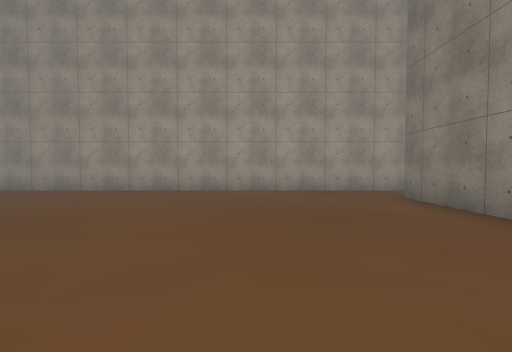
view 1 (above)

23 first-person views from a walk through a scene from a Unity 3-D project. The camera is 1.2 m above the floor, tilts 2° down and sees 90° across. The floor is counted in squares, 2 m on a side. Each view is taken from the middle of a square. On the plan, view 1 faces up. The plan holds only what a view shows up to about 9 squares ahead; the rest is blank. The place goes on beyond the plan. The player character is not drawn. Some animated figures are left out. Some surface patterns are stand-ins.

view 2
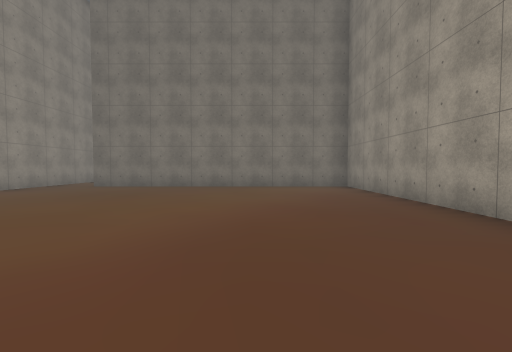

view 3
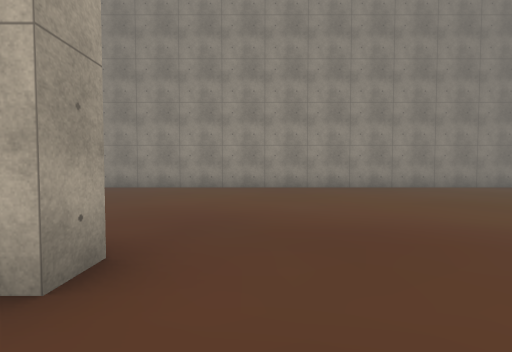

view 4
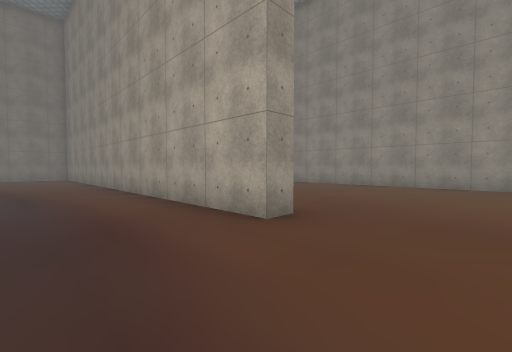

view 5
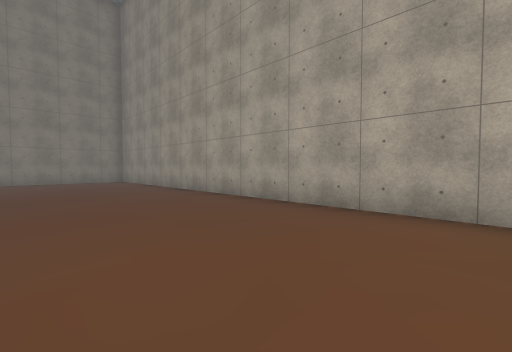

view 6
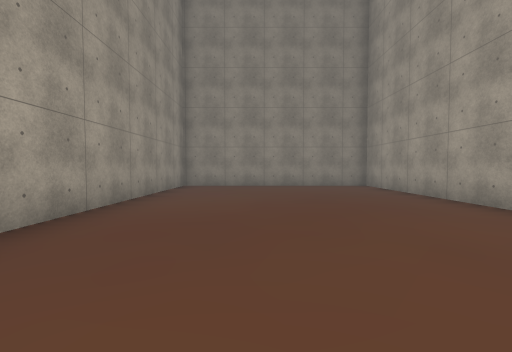

view 7
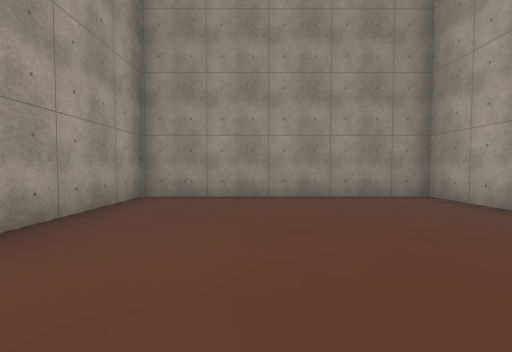

view 8
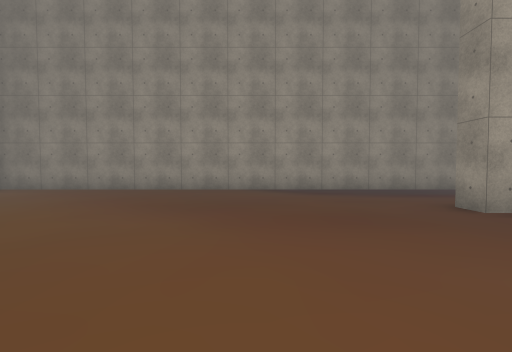

view 9
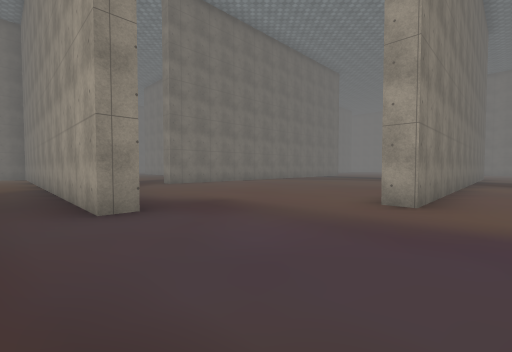

view 10
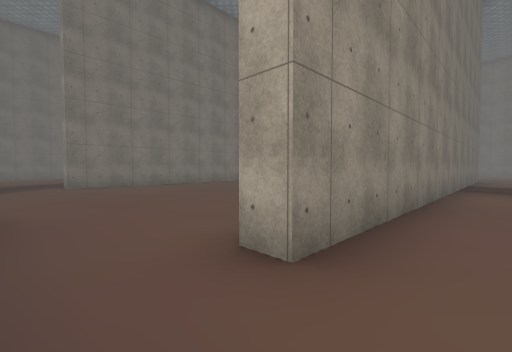

view 11
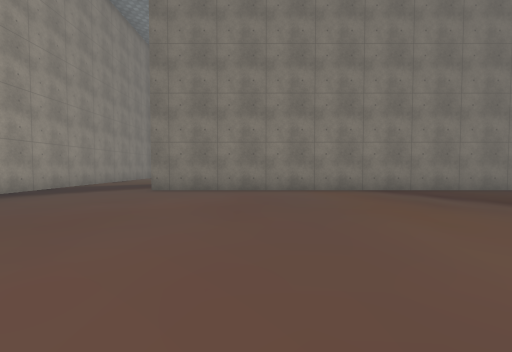

view 12
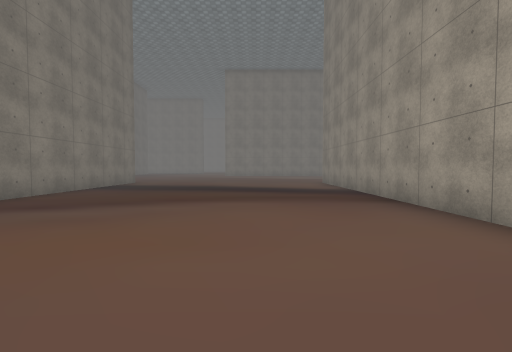

view 13
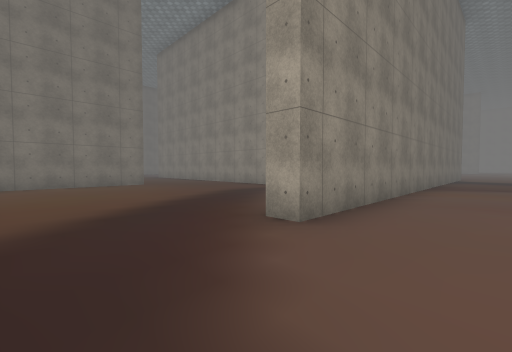

view 14
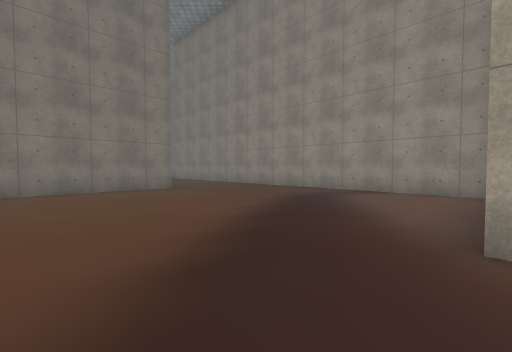

view 15
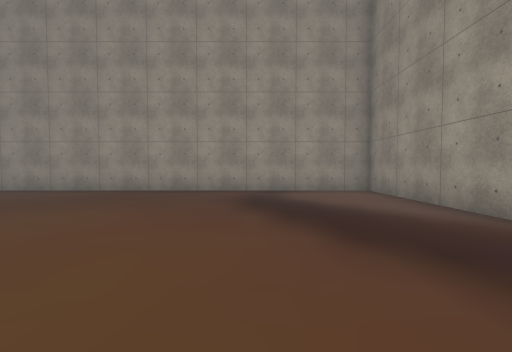

view 16
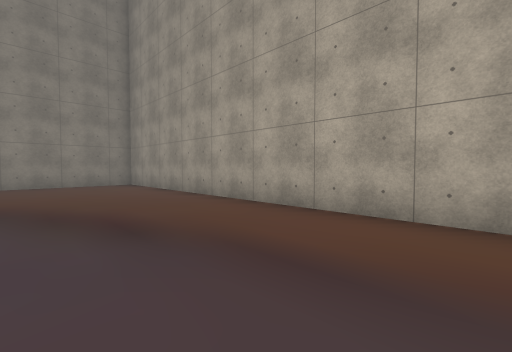

view 17
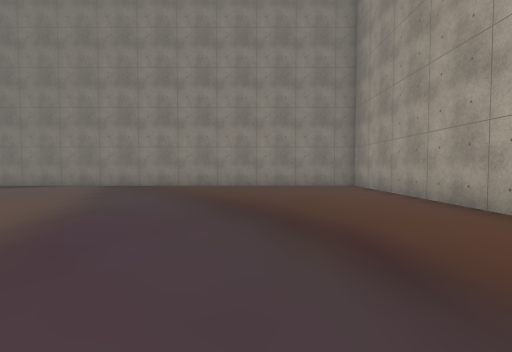

view 18
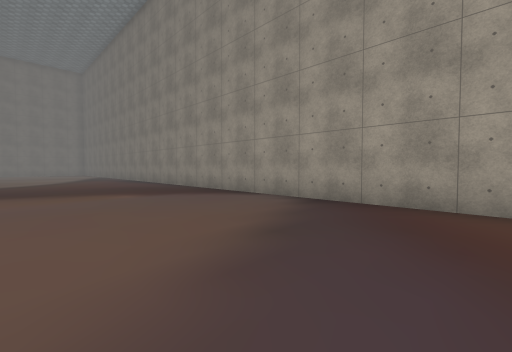

view 19
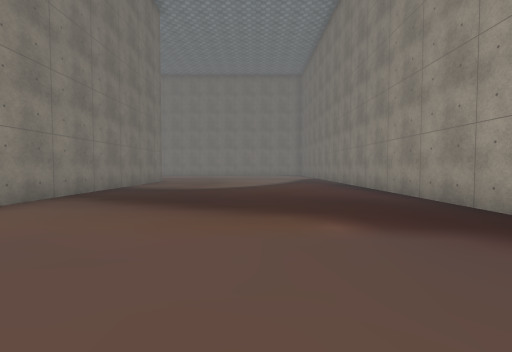

view 20
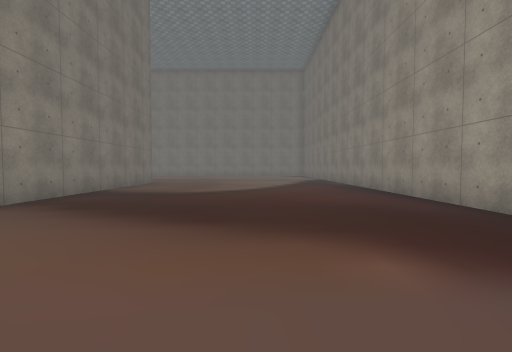

view 21
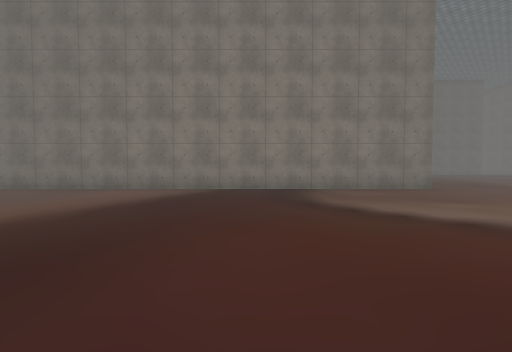

view 22
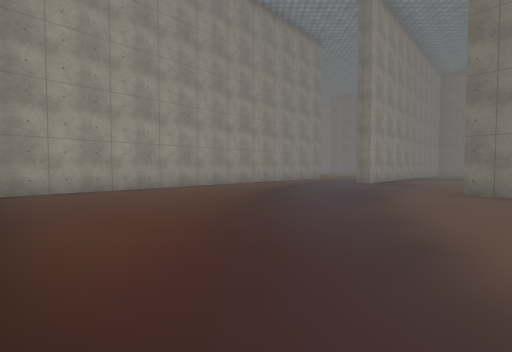

view 23
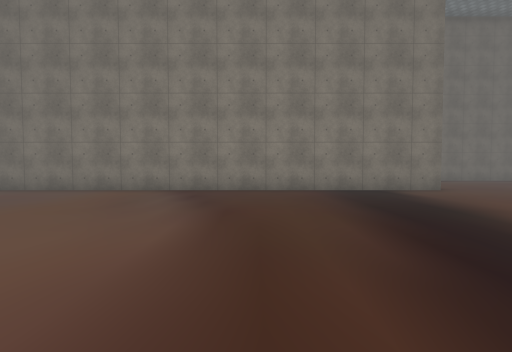

### Floor plan
Points are (right, up) in squares from view 1. A wall is a line through its corners. A room is listed if a view was taken in it or the views show most of it. See-through windows are left out.
Room 1 (views 1, 2, 3, 4, 5, 6, 7, 8)
walls: (-7.4, 0.7) (-7, 0.7); (-6.4, -2.8) (2.9, -2.8) (2.9, 5.1); (2.5, 6.5) (-19.2, 6.5) (-19.2, 0.7) (-13.2, 0.7)
ways out: opening at (-6, -1) to room 2; opening at (3, 6)
Room 2 (views 9, 10, 11, 12, 13, 14, 15, 16, 17, 18, 19, 20, 21, 22, 23)
walls: (-11.5, -11.5) (-11.5, -18); (-9.4, -3.4) (-9.4, -2.8) (-6.4, -2.8); (-3.9, -6.8) (-3.9, -10.5) (3.6, -10.5); (-12, -18.5) (-12, -6.3) (-11.5, -6.3); (-2, -3.3) (-5.4, -3.3); (-7, 0.7) (-7, 0.2) (-19.2, 0.2) (-19.2, -18); (-4.4, -18.5) (-4.4, -6.3) (-3.9, -6.3); (2.9, -7.5) (2.9, -3.9)
ways out: opening at (-6, -1) to room 1; opening at (3, -9)

Positions as (right, up) in squares from view 1, and headings:
1: (0, 0), facing up
2: (-5, 0), facing right
3: (-6, -1), facing up
4: (-5, -2), facing up-left
5: (-8, 3), facing up-left
6: (-11, 3), facing left
7: (-14, 3), facing left
8: (-4, 4), facing down
9: (-13, -2), facing down-right
10: (-13, -5), facing down-right
11: (-11, -9), facing right
12: (-9, -9), facing down
13: (-6, -4), facing down-right
14: (-4, -4), facing down-right
15: (-1, -4), facing down
16: (-10, -3), facing up-left
17: (-11, -3), facing left
18: (-15, -5), facing down-left
19: (-16, -8), facing down
20: (-16, -9), facing down
21: (-19, -14), facing right
22: (-19, -7), facing up-right
23: (-11, -14), facing right
